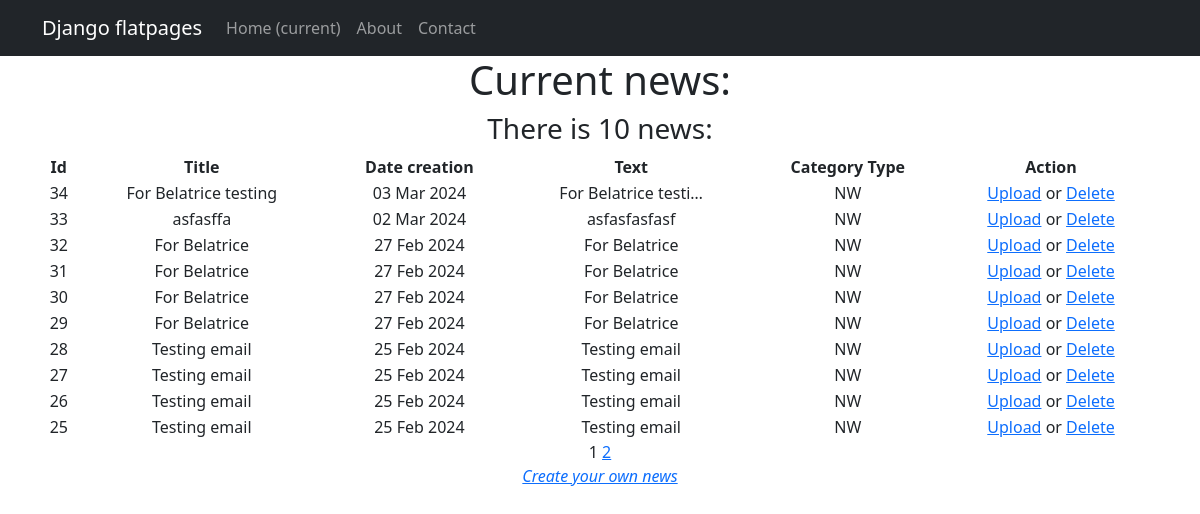
Page /news/ on the committed database.
### newapp/models.py (models this page shows, shortened)
class Post(models.Model):# содержать в себе статьи и новости, которые создают пользователи
    author = models.ForeignKey(Author, on_delete = models.CASCADE)# связь «один ко многим» с моделью Author;
    News = 'NW'# новость
    Article = 'AR'# статья
    CATEGORY_CHOICES = (
        (News, 'Новость'),
        (Article, 'Статья')
    )
    categoryType = models.CharField(max_length = 2, choices = CATEGORY_CHOICES, default = Article)# поле с выбором — «статья» или «новость»;
    dateCreation = models.DateTimeField(auto_now_add = True)# автоматически добавляемая дата и время создания;
    postCategory = models.ManyToManyField(Category, through= 'PostCategory')# связь «многие ко многим» с моделью Category (с дополнительной моделью PostCategory);
    title = models.CharField(max_length= 128) # заголовок статьи/новости;
    text = models.TextField() # текст статьи/новости;
    rating = models.SmallIntegerField(default=0)# рейтинг статьи/новости.

### newapp/views.py (the view)
# urls.py: path('', NewsList.as_view(), name='news_list'),
class NewsList(ListView):
    model = Post
    ordering = '-dateCreation'
    template_name = 'news_list.html'
    context_object_name = 'news_list'
    paginate_by = 10  # вот так мы можем указать количество записей на странице

### newapp/templatetags/custom_filters.py (called while the page is built)
@register.filter()
def censor(value):
    for word in censor_list:
        value = value.replace(word[1:], '*' * len(word[1:])) #Строковый метод str.replace(old, new[, count]) вернет копию строки,
    return value # Возвращаемое функцией значение подставится в шаблон.

### newapp/templates/news_list.html (shortened to what this page needs)
{% extends 'flatpages/default.html' %}
{% load custom_filters %}
{% block content %}
<h1>Current news:</h1>
<h3>There is {{news_list|length}} news:</h3>
{% if news_list %}
    <table width="100%">
        <tr>
            <td> <b>Id </b> </td>
            <td> <b>Title </b> </td>
            <td> <b>Date creation</b> </td>
            <td> <b>Text</b> </td>
            <td> <b>Category Type</b> </td>
            <td> <b>Action</b> </td>
        </tr>
           {% for one_news in news_list %}
           <tr>
               <td>{{ one_news.id}}</td>
               <td>{{ one_news.title|censor }}</td>
               <td>{{ one_news.dateCreation|date:"d M Y"}}</td>
               <td>{{ one_news.text|truncatechars:20|censor}}</td>
               <td>{{ one_news.categoryType}}</td>
               <td><a href="{% url 'news_update' one_news.id %}">Upload</a> or <a href="{% url 'news_delete' one_news.id %}">Delete</a></td>
           </tr>
           {% endfor %}
    </table>
{% else %}
       <h2>No current news!</h2>
{% endif %}
   {{ page_obj.number }}
   {% if page_obj.has_next %}
       <a href="?page={{ page_obj.next_page_number }}">{{ page_obj.next_page_number }}</a>
   {% endif %}
<footer> <i><a href="{% url 'news_create'%}">Create your own news</a></i></footer>
{% endblock content%}

### rows in the picture
Post: id "34", title|censor "For Belatrice testing", dateCreation "03 Mar 2024", text|censor "For Belatrice testi…", categoryType "NW"
Post: id "33", title|censor "asfasffa", dateCreation "02 Mar 2024", text|censor "asfasfasfasf", categoryType "NW"
Post: id "32", title|censor "For Belatrice", dateCreation "27 Feb 2024", text|censor "For Belatrice", categoryType "NW"
Post: id "31", title|censor "For Belatrice", dateCreation "27 Feb 2024", text|censor "For Belatrice", categoryType "NW"
Post: id "30", title|censor "For Belatrice", dateCreation "27 Feb 2024", text|censor "For Belatrice", categoryType "NW"
Post: id "29", title|censor "For Belatrice", dateCreation "27 Feb 2024", text|censor "For Belatrice", categoryType "NW"
Post: id "28", title|censor "Testing email", dateCreation "25 Feb 2024", text|censor "Testing email", categoryType "NW"
Post: id "27", title|censor "Testing email", dateCreation "25 Feb 2024", text|censor "Testing email", categoryType "NW"
Post: id "26", title|censor "Testing email", dateCreation "25 Feb 2024", text|censor "Testing email", categoryType "NW"
Post: id "25", title|censor "Testing email", dateCreation "25 Feb 2024", text|censor "Testing email", categoryType "NW"

### other values in the picture
{{ news_list|length }} "10"
{{ page_obj.number }} "1"
{{ page_obj.next_page_number }} "2"
